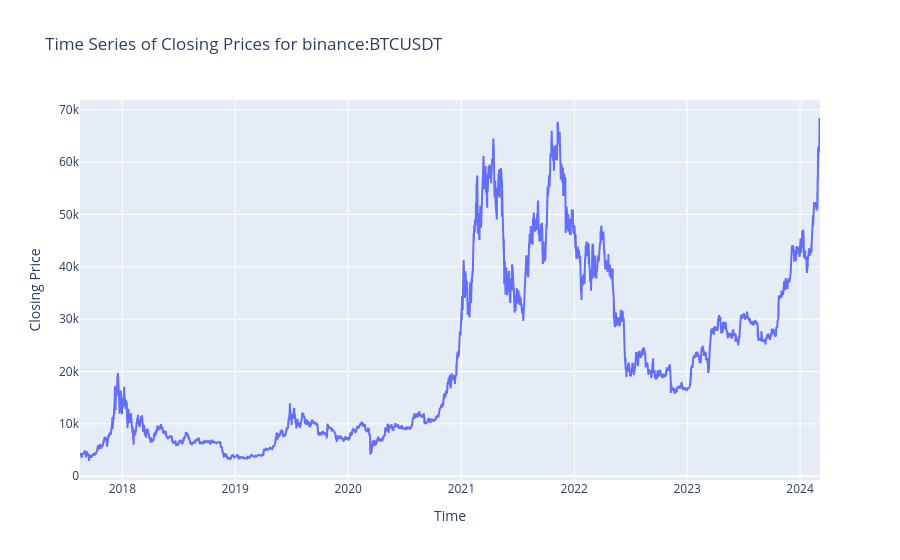

Notebook cell for this chart:
### Code cell
# Preparing start_date and end_date as datetime objects and converting them to epoch
start_date = datetime.datetime(2015, 1, 1).timestamp()
end_date = datetime.datetime(2023, 12, 31).timestamp()

await plot_crypto_time_series('binance', 'BTCUSDT')

### Figure 1 — Plotly figure (JSON) as saved in the notebook; plotly's stock layout.template omitted (floating-point values rounded to 4 significant figures; data arrays with more than 128 entries replaced by an {"elided": "..."} marker saying what was removed)
{"data": [{"mode": "lines", "name": "Close Price", "type": "scatter", "x": {"elided": "32040 str values"}, "y": {"elided": "32040 float values"}}], "layout": {"title": {"text": "Time Series of Closing Prices for binance:BTCUSDT"}, "xaxis": {"title": {"text": "Time"}, "type": "date"}, "yaxis": {"title": {"text": "Closing Price"}}}}
